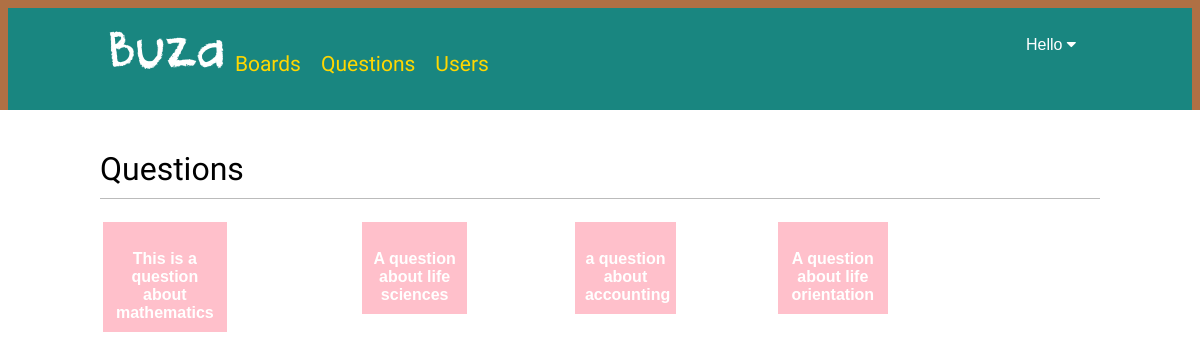
The app's page /home/ (signed in) with its own data.
### boards/models.py (models this page shows, shortened)
class Question(models.Model):
	title = models.CharField(max_length=100, blank=False)
	description = models.CharField(max_length=400)
	media = models.FileField(upload_to='media/questions/')
	board = models.ForeignKey(Board, related_name='questions')
	created_at = models.DateTimeField(auto_now_add=True)
	updated_at = models.DateTimeField(null=True)
	user = models.ForeignKey(User, related_name='asked_by')
	slug = models.SlugField(editable=False)
	tags = TaggableManager()
	class Meta:
		ordering = ('created_at',)

### boards/views.py (the view)
# urls.py: url(r'^home/', views.all_questions, name='questions'),
@login_required
def all_questions(request):
	questions = Question.objects.all()
	return render(
		request, 'boards/questions.html',
		{'section': 'questions', 'questions': questions})

### templates/boards/questions.html (shortened to what this page needs)
{% extends "base.html" %}
{% load static %}
{% block content %}
<!DOCTYPE html>
<html>
  <head>
     <link rel='stylesheet' href="{% static 'css/boards.css' %}">
  </head>
  <body>
    <h1>Questions</h1>
    <div class="boards">
    {% for question in questions %}
    <a href="{% url 'view_question' question.board.slug question.id question.slug %}" style="font-weight: bold;color: white;">
    <div class="board">
      <br>
      {{ question.title }}
      </div>
    </a>
    {% endfor %}
    </div>
  </body>
</html>
{% endblock %}

### accounts/static/css/base.css (style rules this page uses)
body { margin:0; padding:0; font-family:helvetica, sans-serif; }
a { color:#198680; text-decoration:none; }
h1, h2, h3, h4, h5 , h6 { font-family: 'Muli', sans-serif; font-weight:normal; }
h1 { border-bottom:1px solid #bbb; padding:0 0 10px 0; margin:10px 0 20px 0; }

### static/css/boards.css (style rules this page uses)
.board { box-shadow: 0 0px 0px 0 rgba(0,0,0,0.2); transition: 0.3s; width: 40%; background: pink; cursor: pointer; color: white; text-align: center; border: 3px solid white; padding: 10px }
.boards { display: flex; width: 90%; }

### records on screen
Question: title "This is a question about mathematics"
Question: title "A question about life sciences"
Question: title "a question about accounting"
Question: title "A question about life orientation"
